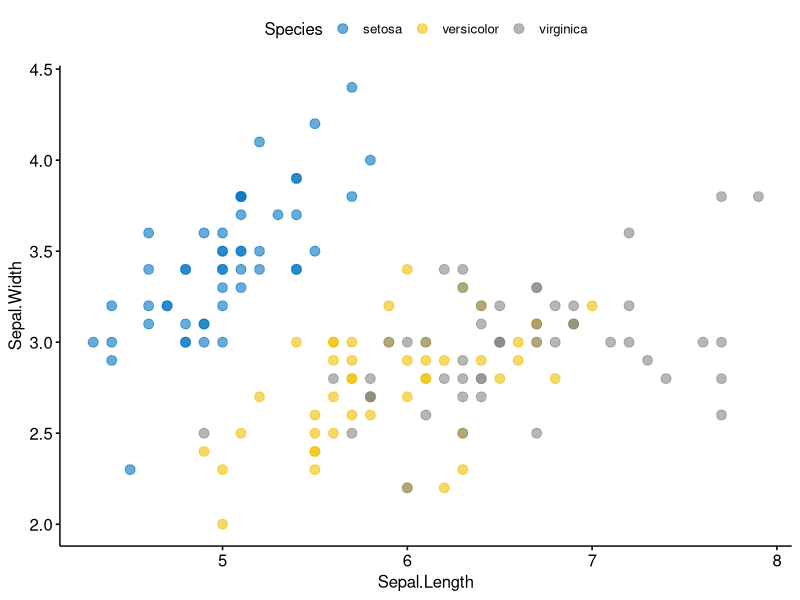
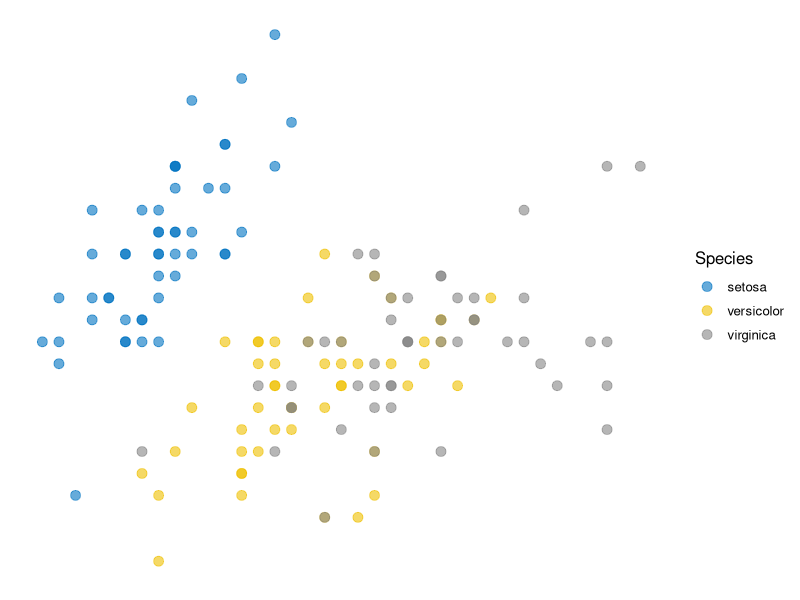

Recreate these plots in R, in order.
library(ggpubr)


### Name: theme_transparent
### Title: Create a ggplot with Transparent Background
### Aliases: theme_transparent

### ** Examples

# Create a scatter plot
sp <- ggscatter(iris, x = "Sepal.Length", y = "Sepal.Width",
               color = "Species", palette = "jco",
               size = 3, alpha = 0.6)
sp

# Transparent theme
sp + theme_transparent()
